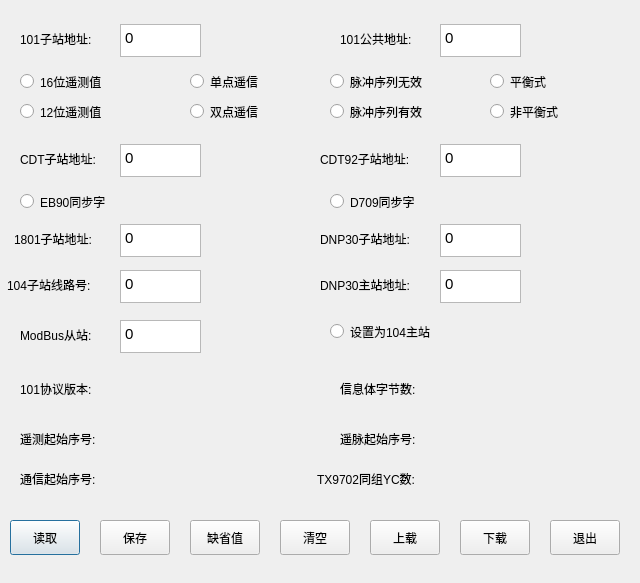
<?xml version="1.0" encoding="UTF-8"?>
<ui version="4.0">
 <class>sys_protocsetting</class>
 <widget class="QDialog" name="sys_protocsetting">
  <property name="geometry">
   <rect>
    <x>0</x>
    <y>0</y>
    <width>640</width>
    <height>583</height>
   </rect>
  </property>
  <property name="windowTitle">
   <string>Dialog</string>
  </property>
  <widget class="QTextEdit" name="textEdit_101slave">
   <property name="geometry">
    <rect>
     <x>120</x>
     <y>24</y>
     <width>81</width>
     <height>33</height>
    </rect>
   </property>
   <property name="html">
    <string>&lt;!DOCTYPE HTML PUBLIC &quot;-//W3C//DTD HTML 4.0//EN&quot; &quot;http://www.w3.org/TR/REC-html40/strict.dtd&quot;&gt;
&lt;html&gt;&lt;head&gt;&lt;meta name=&quot;qrichtext&quot; content=&quot;1&quot; /&gt;&lt;style type=&quot;text/css&quot;&gt;
p, li { white-space: pre-wrap; }
&lt;/style&gt;&lt;/head&gt;&lt;body style=&quot; font-family:'Ubuntu'; font-size:11pt; font-weight:400; font-style:normal;&quot;&gt;
&lt;p style=&quot; margin-top:0px; margin-bottom:0px; margin-left:0px; margin-right:0px; -qt-block-indent:0; text-indent:0px;&quot;&gt;0&lt;/p&gt;&lt;/body&gt;&lt;/html&gt;</string>
   </property>
  </widget>
  <widget class="QLabel" name="label">
   <property name="geometry">
    <rect>
     <x>20</x>
     <y>30</y>
     <width>101</width>
     <height>17</height>
    </rect>
   </property>
   <property name="text">
    <string>101子站地址:</string>
   </property>
  </widget>
  <widget class="QTextEdit" name="textEdit_101pub">
   <property name="geometry">
    <rect>
     <x>440</x>
     <y>24</y>
     <width>81</width>
     <height>33</height>
    </rect>
   </property>
   <property name="html">
    <string>&lt;!DOCTYPE HTML PUBLIC &quot;-//W3C//DTD HTML 4.0//EN&quot; &quot;http://www.w3.org/TR/REC-html40/strict.dtd&quot;&gt;
&lt;html&gt;&lt;head&gt;&lt;meta name=&quot;qrichtext&quot; content=&quot;1&quot; /&gt;&lt;style type=&quot;text/css&quot;&gt;
p, li { white-space: pre-wrap; }
&lt;/style&gt;&lt;/head&gt;&lt;body style=&quot; font-family:'Ubuntu'; font-size:11pt; font-weight:400; font-style:normal;&quot;&gt;
&lt;p style=&quot; margin-top:0px; margin-bottom:0px; margin-left:0px; margin-right:0px; -qt-block-indent:0; text-indent:0px;&quot;&gt;0&lt;/p&gt;&lt;/body&gt;&lt;/html&gt;</string>
   </property>
  </widget>
  <widget class="QLabel" name="label_2">
   <property name="geometry">
    <rect>
     <x>340</x>
     <y>30</y>
     <width>101</width>
     <height>17</height>
    </rect>
   </property>
   <property name="text">
    <string>101公共地址:</string>
   </property>
  </widget>
  <widget class="QRadioButton" name="radioButton_16bit">
   <property name="geometry">
    <rect>
     <x>20</x>
     <y>70</y>
     <width>112</width>
     <height>23</height>
    </rect>
   </property>
   <property name="text">
    <string>16位遥测值</string>
   </property>
  </widget>
  <widget class="QRadioButton" name="radioButton_12bit">
   <property name="geometry">
    <rect>
     <x>20</x>
     <y>100</y>
     <width>112</width>
     <height>23</height>
    </rect>
   </property>
   <property name="text">
    <string>12位遥测值</string>
   </property>
  </widget>
  <widget class="QRadioButton" name="radioButton_singel">
   <property name="geometry">
    <rect>
     <x>190</x>
     <y>70</y>
     <width>112</width>
     <height>23</height>
    </rect>
   </property>
   <property name="text">
    <string>单点遥信</string>
   </property>
  </widget>
  <widget class="QRadioButton" name="radioButton_double">
   <property name="geometry">
    <rect>
     <x>190</x>
     <y>100</y>
     <width>112</width>
     <height>23</height>
    </rect>
   </property>
   <property name="text">
    <string>双点遥信</string>
   </property>
  </widget>
  <widget class="QRadioButton" name="radioButton_inorder">
   <property name="geometry">
    <rect>
     <x>330</x>
     <y>70</y>
     <width>112</width>
     <height>23</height>
    </rect>
   </property>
   <property name="text">
    <string>脉冲序列无效</string>
   </property>
  </widget>
  <widget class="QRadioButton" name="radioButton_unorder">
   <property name="geometry">
    <rect>
     <x>330</x>
     <y>100</y>
     <width>112</width>
     <height>23</height>
    </rect>
   </property>
   <property name="text">
    <string>脉冲序列有效</string>
   </property>
  </widget>
  <widget class="QRadioButton" name="radioButton_balance">
   <property name="geometry">
    <rect>
     <x>490</x>
     <y>70</y>
     <width>112</width>
     <height>23</height>
    </rect>
   </property>
   <property name="text">
    <string>平衡式</string>
   </property>
  </widget>
  <widget class="QRadioButton" name="radioButton_unbalance">
   <property name="geometry">
    <rect>
     <x>490</x>
     <y>100</y>
     <width>112</width>
     <height>23</height>
    </rect>
   </property>
   <property name="text">
    <string>非平衡式</string>
   </property>
  </widget>
  <widget class="QTextEdit" name="textEdit_cdt">
   <property name="geometry">
    <rect>
     <x>120</x>
     <y>144</y>
     <width>81</width>
     <height>33</height>
    </rect>
   </property>
   <property name="html">
    <string>&lt;!DOCTYPE HTML PUBLIC &quot;-//W3C//DTD HTML 4.0//EN&quot; &quot;http://www.w3.org/TR/REC-html40/strict.dtd&quot;&gt;
&lt;html&gt;&lt;head&gt;&lt;meta name=&quot;qrichtext&quot; content=&quot;1&quot; /&gt;&lt;style type=&quot;text/css&quot;&gt;
p, li { white-space: pre-wrap; }
&lt;/style&gt;&lt;/head&gt;&lt;body style=&quot; font-family:'Ubuntu'; font-size:11pt; font-weight:400; font-style:normal;&quot;&gt;
&lt;p style=&quot; margin-top:0px; margin-bottom:0px; margin-left:0px; margin-right:0px; -qt-block-indent:0; text-indent:0px;&quot;&gt;0&lt;/p&gt;&lt;/body&gt;&lt;/html&gt;</string>
   </property>
  </widget>
  <widget class="QLabel" name="label_3">
   <property name="geometry">
    <rect>
     <x>20</x>
     <y>150</y>
     <width>101</width>
     <height>17</height>
    </rect>
   </property>
   <property name="text">
    <string>CDT子站地址:</string>
   </property>
  </widget>
  <widget class="QTextEdit" name="textEdit_cdt92">
   <property name="geometry">
    <rect>
     <x>440</x>
     <y>144</y>
     <width>81</width>
     <height>33</height>
    </rect>
   </property>
   <property name="html">
    <string>&lt;!DOCTYPE HTML PUBLIC &quot;-//W3C//DTD HTML 4.0//EN&quot; &quot;http://www.w3.org/TR/REC-html40/strict.dtd&quot;&gt;
&lt;html&gt;&lt;head&gt;&lt;meta name=&quot;qrichtext&quot; content=&quot;1&quot; /&gt;&lt;style type=&quot;text/css&quot;&gt;
p, li { white-space: pre-wrap; }
&lt;/style&gt;&lt;/head&gt;&lt;body style=&quot; font-family:'Ubuntu'; font-size:11pt; font-weight:400; font-style:normal;&quot;&gt;
&lt;p style=&quot; margin-top:0px; margin-bottom:0px; margin-left:0px; margin-right:0px; -qt-block-indent:0; text-indent:0px;&quot;&gt;0&lt;/p&gt;&lt;/body&gt;&lt;/html&gt;</string>
   </property>
  </widget>
  <widget class="QLabel" name="label_4">
   <property name="geometry">
    <rect>
     <x>320</x>
     <y>150</y>
     <width>117</width>
     <height>17</height>
    </rect>
   </property>
   <property name="text">
    <string>CDT92子站地址:</string>
   </property>
  </widget>
  <widget class="QTextEdit" name="textEdit_1801">
   <property name="geometry">
    <rect>
     <x>120</x>
     <y>224</y>
     <width>81</width>
     <height>33</height>
    </rect>
   </property>
   <property name="html">
    <string>&lt;!DOCTYPE HTML PUBLIC &quot;-//W3C//DTD HTML 4.0//EN&quot; &quot;http://www.w3.org/TR/REC-html40/strict.dtd&quot;&gt;
&lt;html&gt;&lt;head&gt;&lt;meta name=&quot;qrichtext&quot; content=&quot;1&quot; /&gt;&lt;style type=&quot;text/css&quot;&gt;
p, li { white-space: pre-wrap; }
&lt;/style&gt;&lt;/head&gt;&lt;body style=&quot; font-family:'Ubuntu'; font-size:11pt; font-weight:400; font-style:normal;&quot;&gt;
&lt;p style=&quot; margin-top:0px; margin-bottom:0px; margin-left:0px; margin-right:0px; -qt-block-indent:0; text-indent:0px;&quot;&gt;0&lt;/p&gt;&lt;/body&gt;&lt;/html&gt;</string>
   </property>
  </widget>
  <widget class="QLabel" name="label_5">
   <property name="geometry">
    <rect>
     <x>14</x>
     <y>230</y>
     <width>101</width>
     <height>17</height>
    </rect>
   </property>
   <property name="text">
    <string>1801子站地址:</string>
   </property>
  </widget>
  <widget class="QTextEdit" name="textEdit_dnp30slave">
   <property name="geometry">
    <rect>
     <x>440</x>
     <y>224</y>
     <width>81</width>
     <height>33</height>
    </rect>
   </property>
   <property name="html">
    <string>&lt;!DOCTYPE HTML PUBLIC &quot;-//W3C//DTD HTML 4.0//EN&quot; &quot;http://www.w3.org/TR/REC-html40/strict.dtd&quot;&gt;
&lt;html&gt;&lt;head&gt;&lt;meta name=&quot;qrichtext&quot; content=&quot;1&quot; /&gt;&lt;style type=&quot;text/css&quot;&gt;
p, li { white-space: pre-wrap; }
&lt;/style&gt;&lt;/head&gt;&lt;body style=&quot; font-family:'Ubuntu'; font-size:11pt; font-weight:400; font-style:normal;&quot;&gt;
&lt;p style=&quot; margin-top:0px; margin-bottom:0px; margin-left:0px; margin-right:0px; -qt-block-indent:0; text-indent:0px;&quot;&gt;0&lt;/p&gt;&lt;/body&gt;&lt;/html&gt;</string>
   </property>
  </widget>
  <widget class="QLabel" name="label_6">
   <property name="geometry">
    <rect>
     <x>320</x>
     <y>230</y>
     <width>118</width>
     <height>17</height>
    </rect>
   </property>
   <property name="text">
    <string>DNP30子站地址:</string>
   </property>
  </widget>
  <widget class="QRadioButton" name="radioButton_eb90">
   <property name="geometry">
    <rect>
     <x>20</x>
     <y>190</y>
     <width>112</width>
     <height>23</height>
    </rect>
   </property>
   <property name="text">
    <string>EB90同步字</string>
   </property>
  </widget>
  <widget class="QRadioButton" name="radioButton_d709">
   <property name="geometry">
    <rect>
     <x>330</x>
     <y>190</y>
     <width>112</width>
     <height>23</height>
    </rect>
   </property>
   <property name="text">
    <string>D709同步字</string>
   </property>
  </widget>
  <widget class="QTextEdit" name="textEdit_104">
   <property name="geometry">
    <rect>
     <x>120</x>
     <y>270</y>
     <width>81</width>
     <height>33</height>
    </rect>
   </property>
   <property name="html">
    <string>&lt;!DOCTYPE HTML PUBLIC &quot;-//W3C//DTD HTML 4.0//EN&quot; &quot;http://www.w3.org/TR/REC-html40/strict.dtd&quot;&gt;
&lt;html&gt;&lt;head&gt;&lt;meta name=&quot;qrichtext&quot; content=&quot;1&quot; /&gt;&lt;style type=&quot;text/css&quot;&gt;
p, li { white-space: pre-wrap; }
&lt;/style&gt;&lt;/head&gt;&lt;body style=&quot; font-family:'Ubuntu'; font-size:11pt; font-weight:400; font-style:normal;&quot;&gt;
&lt;p style=&quot; margin-top:0px; margin-bottom:0px; margin-left:0px; margin-right:0px; -qt-block-indent:0; text-indent:0px;&quot;&gt;0&lt;/p&gt;&lt;/body&gt;&lt;/html&gt;</string>
   </property>
  </widget>
  <widget class="QLabel" name="label_7">
   <property name="geometry">
    <rect>
     <x>7</x>
     <y>276</y>
     <width>112</width>
     <height>17</height>
    </rect>
   </property>
   <property name="text">
    <string>104子站线路号:</string>
   </property>
  </widget>
  <widget class="QLabel" name="label_8">
   <property name="geometry">
    <rect>
     <x>320</x>
     <y>276</y>
     <width>118</width>
     <height>17</height>
    </rect>
   </property>
   <property name="text">
    <string>DNP30主站地址:</string>
   </property>
  </widget>
  <widget class="QTextEdit" name="textEdit_dnp30master">
   <property name="geometry">
    <rect>
     <x>440</x>
     <y>270</y>
     <width>81</width>
     <height>33</height>
    </rect>
   </property>
   <property name="html">
    <string>&lt;!DOCTYPE HTML PUBLIC &quot;-//W3C//DTD HTML 4.0//EN&quot; &quot;http://www.w3.org/TR/REC-html40/strict.dtd&quot;&gt;
&lt;html&gt;&lt;head&gt;&lt;meta name=&quot;qrichtext&quot; content=&quot;1&quot; /&gt;&lt;style type=&quot;text/css&quot;&gt;
p, li { white-space: pre-wrap; }
&lt;/style&gt;&lt;/head&gt;&lt;body style=&quot; font-family:'Ubuntu'; font-size:11pt; font-weight:400; font-style:normal;&quot;&gt;
&lt;p style=&quot; margin-top:0px; margin-bottom:0px; margin-left:0px; margin-right:0px; -qt-block-indent:0; text-indent:0px;&quot;&gt;0&lt;/p&gt;&lt;/body&gt;&lt;/html&gt;</string>
   </property>
  </widget>
  <widget class="QLabel" name="label_9">
   <property name="geometry">
    <rect>
     <x>20</x>
     <y>326</y>
     <width>112</width>
     <height>17</height>
    </rect>
   </property>
   <property name="text">
    <string>ModBus从站:</string>
   </property>
  </widget>
  <widget class="QTextEdit" name="textEdit_modbus">
   <property name="geometry">
    <rect>
     <x>120</x>
     <y>320</y>
     <width>81</width>
     <height>33</height>
    </rect>
   </property>
   <property name="html">
    <string>&lt;!DOCTYPE HTML PUBLIC &quot;-//W3C//DTD HTML 4.0//EN&quot; &quot;http://www.w3.org/TR/REC-html40/strict.dtd&quot;&gt;
&lt;html&gt;&lt;head&gt;&lt;meta name=&quot;qrichtext&quot; content=&quot;1&quot; /&gt;&lt;style type=&quot;text/css&quot;&gt;
p, li { white-space: pre-wrap; }
&lt;/style&gt;&lt;/head&gt;&lt;body style=&quot; font-family:'Ubuntu'; font-size:11pt; font-weight:400; font-style:normal;&quot;&gt;
&lt;p style=&quot; margin-top:0px; margin-bottom:0px; margin-left:0px; margin-right:0px; -qt-block-indent:0; text-indent:0px;&quot;&gt;0&lt;/p&gt;&lt;/body&gt;&lt;/html&gt;</string>
   </property>
  </widget>
  <widget class="QRadioButton" name="radioButton_104">
   <property name="geometry">
    <rect>
     <x>330</x>
     <y>320</y>
     <width>131</width>
     <height>23</height>
    </rect>
   </property>
   <property name="text">
    <string>设置为104主站</string>
   </property>
  </widget>
  <widget class="QLabel" name="label_10">
   <property name="geometry">
    <rect>
     <x>20</x>
     <y>380</y>
     <width>112</width>
     <height>17</height>
    </rect>
   </property>
   <property name="text">
    <string>101协议版本:</string>
   </property>
  </widget>
  <widget class="QLabel" name="label_11">
   <property name="geometry">
    <rect>
     <x>340</x>
     <y>380</y>
     <width>112</width>
     <height>17</height>
    </rect>
   </property>
   <property name="text">
    <string>信息体字节数:</string>
   </property>
  </widget>
  <widget class="QLabel" name="label_12">
   <property name="geometry">
    <rect>
     <x>20</x>
     <y>430</y>
     <width>112</width>
     <height>17</height>
    </rect>
   </property>
   <property name="text">
    <string>遥测起始序号:</string>
   </property>
  </widget>
  <widget class="QLabel" name="label_13">
   <property name="geometry">
    <rect>
     <x>340</x>
     <y>430</y>
     <width>112</width>
     <height>17</height>
    </rect>
   </property>
   <property name="text">
    <string>遥脉起始序号:</string>
   </property>
  </widget>
  <widget class="QLabel" name="label_14">
   <property name="geometry">
    <rect>
     <x>20</x>
     <y>470</y>
     <width>112</width>
     <height>17</height>
    </rect>
   </property>
   <property name="text">
    <string>通信起始序号:</string>
   </property>
  </widget>
  <widget class="QLabel" name="label_15">
   <property name="geometry">
    <rect>
     <x>317</x>
     <y>470</y>
     <width>121</width>
     <height>17</height>
    </rect>
   </property>
   <property name="text">
    <string>TX9702同组YC数:</string>
   </property>
  </widget>
  <widget class="QPushButton" name="pushButton_read">
   <property name="geometry">
    <rect>
     <x>10</x>
     <y>520</y>
     <width>70</width>
     <height>35</height>
    </rect>
   </property>
   <property name="text">
    <string>读取</string>
   </property>
  </widget>
  <widget class="QPushButton" name="pushButton_save">
   <property name="geometry">
    <rect>
     <x>100</x>
     <y>520</y>
     <width>70</width>
     <height>35</height>
    </rect>
   </property>
   <property name="text">
    <string>保存</string>
   </property>
  </widget>
  <widget class="QPushButton" name="pushButton_default">
   <property name="geometry">
    <rect>
     <x>190</x>
     <y>520</y>
     <width>70</width>
     <height>35</height>
    </rect>
   </property>
   <property name="text">
    <string>缺省值</string>
   </property>
  </widget>
  <widget class="QPushButton" name="pushButton_empty">
   <property name="geometry">
    <rect>
     <x>280</x>
     <y>520</y>
     <width>70</width>
     <height>35</height>
    </rect>
   </property>
   <property name="text">
    <string>清空</string>
   </property>
  </widget>
  <widget class="QPushButton" name="pushButton_upload">
   <property name="geometry">
    <rect>
     <x>370</x>
     <y>520</y>
     <width>70</width>
     <height>35</height>
    </rect>
   </property>
   <property name="text">
    <string>上载</string>
   </property>
  </widget>
  <widget class="QPushButton" name="pushButton_download">
   <property name="geometry">
    <rect>
     <x>460</x>
     <y>520</y>
     <width>70</width>
     <height>35</height>
    </rect>
   </property>
   <property name="text">
    <string>下载</string>
   </property>
  </widget>
  <widget class="QPushButton" name="pushButton_quit">
   <property name="geometry">
    <rect>
     <x>550</x>
     <y>520</y>
     <width>70</width>
     <height>35</height>
    </rect>
   </property>
   <property name="text">
    <string>退出</string>
   </property>
  </widget>
 </widget>
 <resources/>
 <connections/>
</ui>
